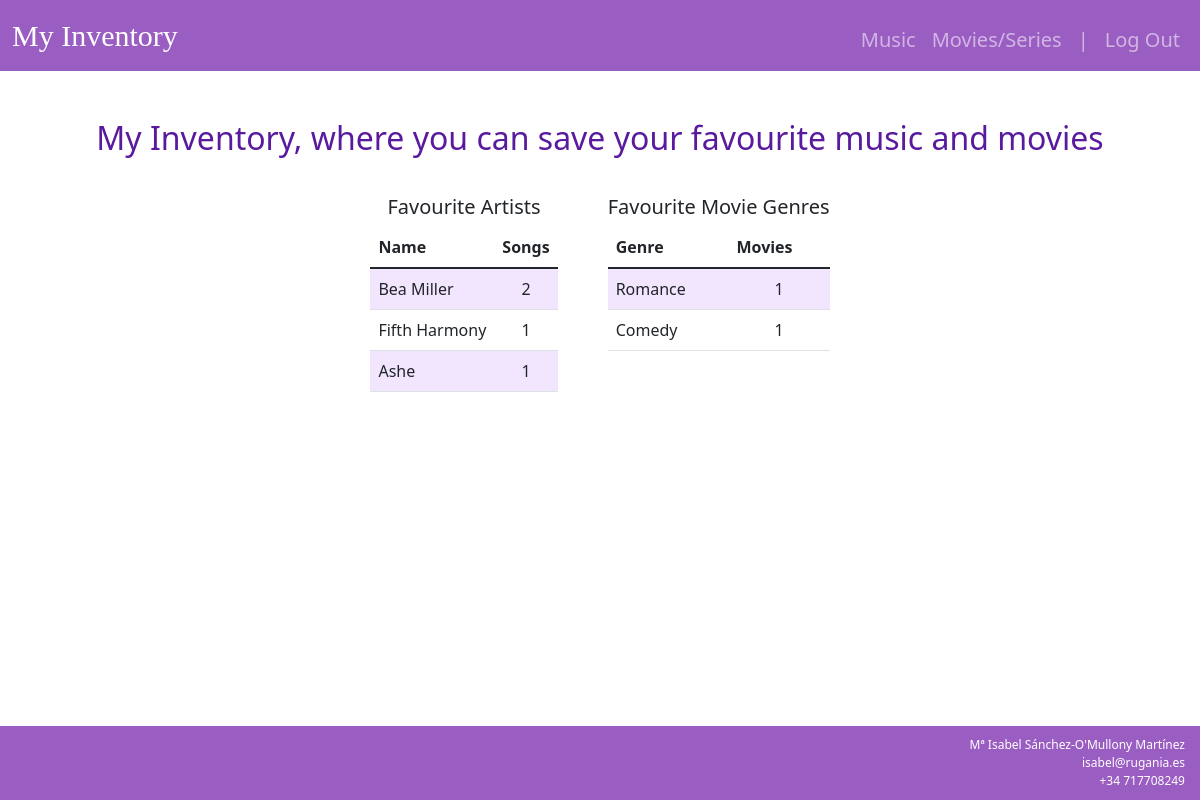
/ (signed in), run on the app's committed database.
### tables this page shows
CREATE TABLE artists(
    id TEXT PRIMARY KEY NOT NULL,
    name TEXT NOT NULL
);

CREATE TABLE genres(
    id INTEGER PRIMARY KEY AUTOINCREMENT NOT NULL,
    name TEXT NOT NULL
);

### app.py (the view)
@app.route("/")
@login_required
def index():
    genres = db.execute(
        "SELECT name, COUNT(movie_id) AS count FROM genres JOIN movie_genres ON id = genre_id WHERE movie_id IN "
        + "(SELECT imdb_id FROM movies WHERE user_id = ?) GROUP BY genre_id ORDER BY count DESC",
        session["user_id"],
    )
    artists = db.execute(
        "SELECT name, COUNT(song_id) AS count FROM artists JOIN song_artists ON id = artist_id WHERE song_id IN "
        + "(SELECT mbz_id FROM music WHERE user_id = ?) GROUP BY artist_id ORDER BY count DESC",
        session["user_id"],
    )
    return render_template("index.html", genres=genres, artists=artists)

### app.py (called while the page is built)
@app.after_request
def after_request(response):
    response.headers["Cache-Control"] = "no-cache, no-store, must-revalidate"
    response.headers["Expires"] = 0
    response.headers["Pragma"] = "no-cache"
    return response

### helpers.py (called while the page is built)
def login_required(f):
    @wraps(f)
    def decorated_function(*args, **kwargs):
        if session.get("user_id") is None:
            return redirect("/login")
        return f(*args, **kwargs)
    return decorated_function

### templates/index.html (shortened to what this page needs)
{% extends "layout.html" %}
{% block main %}
    <h2>My Inventory, where you can save your favourite music and movies</h2>
    <div class="index">
            <div>
                <h5>Favourite Artists</h5>
                <div>
                    <table class="table fav table-hover" data-toggle="table" id="artists">
                        <thead>
                        <tr>
                            <th data-sortable="true">Name</th>
                            <th data-sortable="true">Songs</th>
                        </tr>
                        </thead>
                        <tbody>
                            {% for artist in artists %}
                                <tr>
                                    <td>{{ artist.name }}</td>
                                    <td style="text-align: center;">{{ artist.count }}</td>
                                </tr>
                            {% endfor %}
                        </tbody>
                    </table>
                </div>
            </div>
            <div>
                <h5>Favourite Movie Genres</h5>
                <div>
                    <table class="table fav table-hover" data-toggle="table" id="artists">
                        <thead>
                        <tr>
                            <th data-sortable="true">Genre</th>
                            <th data-sortable="true">Movies</th>
                        </tr>
                        </thead>
                        <tbody>
                            {% for genre in genres %}
                                <tr>
                                    <td>{{ genre.name }}</td>
                                    <td style="text-align: center;">{{ genre.count }}</td>
                                </tr>
                            {% endfor %}
                        </tbody>
                    </table>
                </div>
            </div>
    </div>
{% endblock %}

### static/styles.css (style rules this page uses)
body { min-height: 100vh; display: flex; flex-direction: column; }
.table { text-align: left; }
td { width: auto; }
.index { display: grid; grid-auto-flow: column; justify-content: center; padding-top: 30px; grid-column-gap: 50px; }
.table.fav > tbody > tr:nth-child(2n - 1) > td, .table-striped > tbody > tr:nth-child(2n+1) > th { background-color: #F2E6FF; }
h2 { color: #591A9E; }

### data on the page
artists: name "Bea Miller", count "2"
artists: name "Fifth Harmony", count "1"
artists: name "Ashe", count "1"
genres: name "Romance", count "1"
genres: name "Comedy", count "1"
